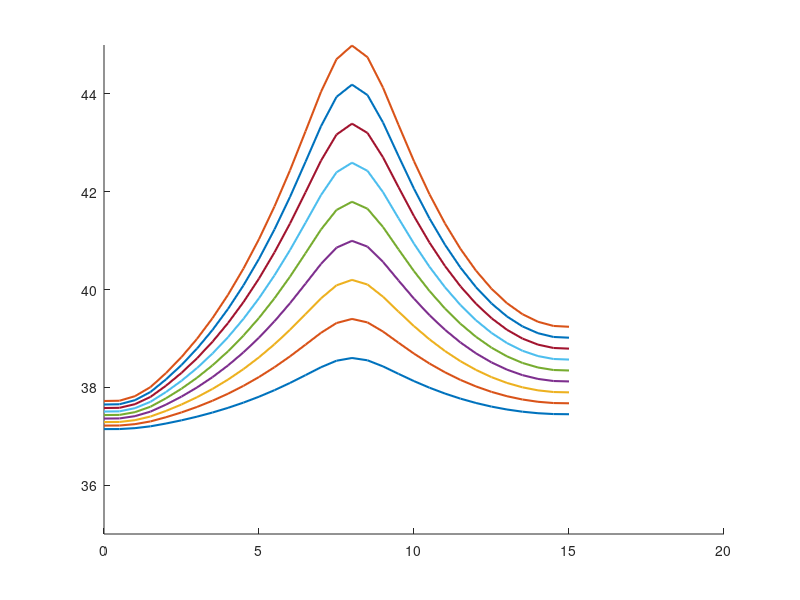

Write MATLAB code to recreate this figure. (Note: this script raises an error after producing the figure.)
%––––––––––––––––––––––––––––––––––––––––––––––––––––––––––––––––––––––––––––
% 1D hyperbolic bioheat w/ Gaussian tumor source, 3 skin layers, finer mesh
% and reduced dt for stability; snapshots at 2.5, 5, 7.5, 10 s in one plot.
%––––––––––––––––––––––––––––––––––––––––––––––––––––––––––––––––––––––––––––

clear; clc;

%% 1) DISCRETIZE TIME & SPATIAL DOMAINS
% Skin Layer thickness
L_epi = 0.0015;   % Epidermis (1.5 mm)
L_derm = 0.0035;  % Dermis (3.5 mm)
L_subq = 0.01;    % Subcutaneous (10 mm)
Lx = L_epi + L_derm + L_subq; % Domain Length

x_ast  = 0.008;   % [m]   Tumor center (midpoint of 0.05 m)

dx     = 0.0005;  % [m]   Spatial step → now 21 nodes from 0 to 0.05
dt     = 0.015;    % [s]   Time step (smaller for stability)
max_time = 10;   % plot up to 10s
time_steps = round(max_time/dt) + 1; % ensures we reach exactly 10 s: (n−1)*dt = 10
time = 0:dt:max_time+dt;

x  = 0:dx:Lx;          % x = [0, 0.0025, 0.005, …, 0.05]
nx = numel(x);

% Define Layers
layer = zeros(1, nx);
layer(x <= L_epi) = 1;                                  % Epidermis
layer(x > L_epi & x <= L_epi + L_derm) = 2;             % Dermis
layer(x > L_epi + L_derm) = 3;                          % Subcutaneous

% Find index of tumor center (closest grid point to x_ast)
[~, iTumor] = min(abs(x - x_ast));

%% 2) CONSTANTS AND PARAMETERS
% ------------ Physical Parameters ------------
% Skin Layer params
rho    = [1150 1116 900];   % [kg/m^3]  Tissue density (layers)
c      = [3590 3300 2500];  % [J/(kg·°C)]  Tissue specific heat
k      = [0.2 0.45 0.3];    % [W/(m·°C)]  Thermal conductivity
k_star = [0.1 0.1 0.1];     % [W/(m·°C·s)]  Hyperbolic‐term coefficient

% Blood params
h      = 4.5;     % [W/(m^2·°C)]    Convective coefficient at boundaries
wb     = 0.0098;  % [1/s]           Blood perfusion
rho_b  = 1056;    % [kg/m^3]        Blood density
cb     = 4000;    % [J/(kg·°C)]     Blood specific heat

Qm0    = 50.65;   % [W/m^3]         Metabolic heat (uniform)
Tb     = 37;      % [°C]            Arterial blood temperature
Tl     = [37 37 37];      % [°C]    Ambient/tissue reference
T0     = 37;      % [°C]            Initial tissue temperature

% ------------ Gaussian‐source parameters ------------
% Q_r(i) = rho * S * P * exp( -a0*( x(i) - x_ast )^2 )
S      = 15;       % “per‐kg” scaling factor
% P      = 30;      % “power” factor (tune as needed)
a0     = 1e6;   % [1/m]  Gaussian width control

% ------------ Water vaporization and diffusion ------------
Da = 2.5e-5;    % m^2/s (air)
Mw = 0.018;     % kg/mol
Ra = 8.314;     % J/mol·K
Tw = 306;       % K (~33°C)
Pw = 5600;      % Pa (sat. vapor pressure at 33°C)
RH = 0.5;       % Relative humidity (fraction)
delta = 1e-4;   % m
c_air = 1005;   % J/kg·K
Df = [2e-9 2e-9 2e-9];  % m^2/s
cw = 4180;      % J/kg°C
rho_s = 1100;   % kg/m^3
rho_c = 1000;   % kg/m^3
nabla_r2 = (Lx/3)^2;

% ---------- Hyperbolic relaxation times ---------------
tau_q = 10;   % [s]
tau_T = 2;   % [s]
tau_v = 1;   % [s]


%% 3) INITIALIZE STORAGE FOR “SNAPSHOTS”
% Snapshot times (in seconds) and their corresponding loop‐indices
snapshot_times = linspace(2,max_time,5); % [2.5, 5.0, 7.5, 10.0];
snap_idx = round(snapshot_times/dt) + 1;
% e.g., 2.5/0.01 = 250 → +1 = 251 ⇒ t = (251−1)*0.01 = 2.50 s

z = 1;
powers = 10:5:50;
for P = powers
    T_snapshots = zeros(nx, numel(snapshot_times));  
    % Each column j holds T(x) at t = snapshot_times(j)
    
    % Tumor temp array
    T_tumor = zeros(1, time_steps);
    
    % --------- Initialize temperature fields at t=0 -------------
    T     = ones(nx,1) * T0;  
    T_new = T;   
    dTdt   = zeros(nx,1);
    d2Tdt2 = zeros(nx,1);


    %% 4) TIME‐MARCHING LOOP
    for n = 1:time_steps
    
        % (a) Update interior nodes i=2:(nx−1)
        for i = 2:(nx-1)
            L = layer(i);
    
            % (b) Calculate Heat Source values for given spatial step
            % Metabolic Heat Source:
            Qm = Qm0 * (1 + (Tl(L) - T0)/10);         % [W/m^3] metabolic
    
            % Water diffusion:
            Qd = (Df(L) * cw * (rho_s - rho_c) / nabla_r2) * (T(i) - Tl(L));
            
            % Blood Perfusion (dermis, subq):
            if L > 1
                Qb = wb * rho_b * cb * (Tb - Tl(L));      % [W/m^3] perfusion (constant)
            else
                Qb = 0;
            end
    
            % Water vaporization (epidermis only)
            if L == 1
                Delta_m = (Da*Mw/(Ra*Tw)) * (Pw/Tw) * RH/(delta*c_air);
                Delta_Hvap = 2400e3; % J/kg
                Qv = Delta_m * Delta_Hvap / (delta * c_air);
            else 
                Qv = 0;
            end
    
            % Gaussian tumor heat source at node i:
            Qr = rho(L) * S * P * exp( -a0 * (x(i) - x_ast)^2 );  
    
            % Add up all heat sources to consolidate
            Q_tot = Qm + Qd + Qb + Qv + Qr;
    
            % 2nd‐spatial derivative (finite difference)
            d2Tdx2 = (T(i+1) - 2*T(i) + T(i-1)) / dx^2;
    
            % Hyperbolic bioheat terms:
            dTdt(i)   = (k(L)*d2Tdx2 + Q_tot) / (rho(L) * c(L));
            d2Tdt2(i) = (k_star(L)*d2Tdx2) / (rho(L) * c(L));
    
            % Update temperature at node i (eq. 7):
            T_new(i) = T(i) + dt * ( ...
               dTdt(i) + tau_q*dTdt(i) ...
             - tau_T*d2Tdt2(i) ...
             + (k(L) + k_star(L)*tau_v)*dTdt(i) );
        end
    
        % (c) Convective (Robin) BC at left boundary (i = 1):
        T_new(1) = (h*dx*Tl(1) + k(L) * T_new(2)) / (h*dx + k(L));
    
        % (d) Convective (Robin) BC at right boundary (i = nx):
        T_new(nx) = (h*dx*Tl(end) + k(L) * T_new(nx-1)) / (h*dx + k(L));
    
        % (e) Advance to next timestep
        T = T_new;
    
        % (f) If current “t” matches any snapshot index, store T(x)
        idx_this = find(snap_idx == n);
        if ~isempty(idx_this)
            T_snapshots(:, idx_this) = T;
        end
    
        % (g) Store T at tumor location
        T_tumor(n) = T_new(iTumor);
    end

    %% Store profile for given P to be compared after
    T_p(:,z) = T_snapshots(:,end);

    T_tumor_p(:,z) = T_tumor;
    z = z+1;

end % end of testing parameter loop (power)

%% Plot Power 
figure('Position',[200,200,800,500]);
hold on;

colors = lines(size(T_p,2));  
for j = 1:size(T_p,2)
    plot(x*1000, T_p(:,j), 'Color', colors(j,:), 'LineWidth',1.5, ...
         'DisplayName', sprintf('P = %.1f W', powers(j)));
end

ylim([35 45])
xline(0, '-',{'Epiderm'},'HandleVisibility','off','Fontsize',16)
xline((L_epi)*10^3,'-',{'Derm'},'HandleVisibility','off','Fontsize',16)
xline((L_epi+L_derm)*10^3,'-',{'Subcutaneous'},'HandleVisibility','off','Fontsize',16)
xline(x_ast*10^3,'-r',{'Tumor'},'LineWidth',10,'HandleVisibility','off','Fontsize',20)
xlabel('Distance (mm)','Fontsize',16);
ylabel('Temperature (°C)','Fontsize',16);
title(['Temperature Profile T(t=10s,x), Various Powers'],'Fontsize',20);
legend('Location','northeast','FontSize',12);
grid on;
hold off;


%% 6. PLOT: TUMOR TEMPERATURE VS TIME
figure('Position',[200,200,800,500]);
hold on;

colors = lines(numel(powers));  
for j = 1:size(T_p,2)
    plot(time, T_tumor_p(:,j), 'Color', colors(j,:), 'LineWidth',1.5, ...
         'DisplayName', sprintf('P = %.1f W', powers(j)));
end

xlim([0 10])
xlabel('time (s)','Fontsize',16);
ylabel('Temperature (°C)','Fontsize',16);
title(['Temperature at Tumor Location vs. Time, Various Powers'],'Fontsize',20);
legend('Location','best','FontSize',12);
grid on;
hold off;